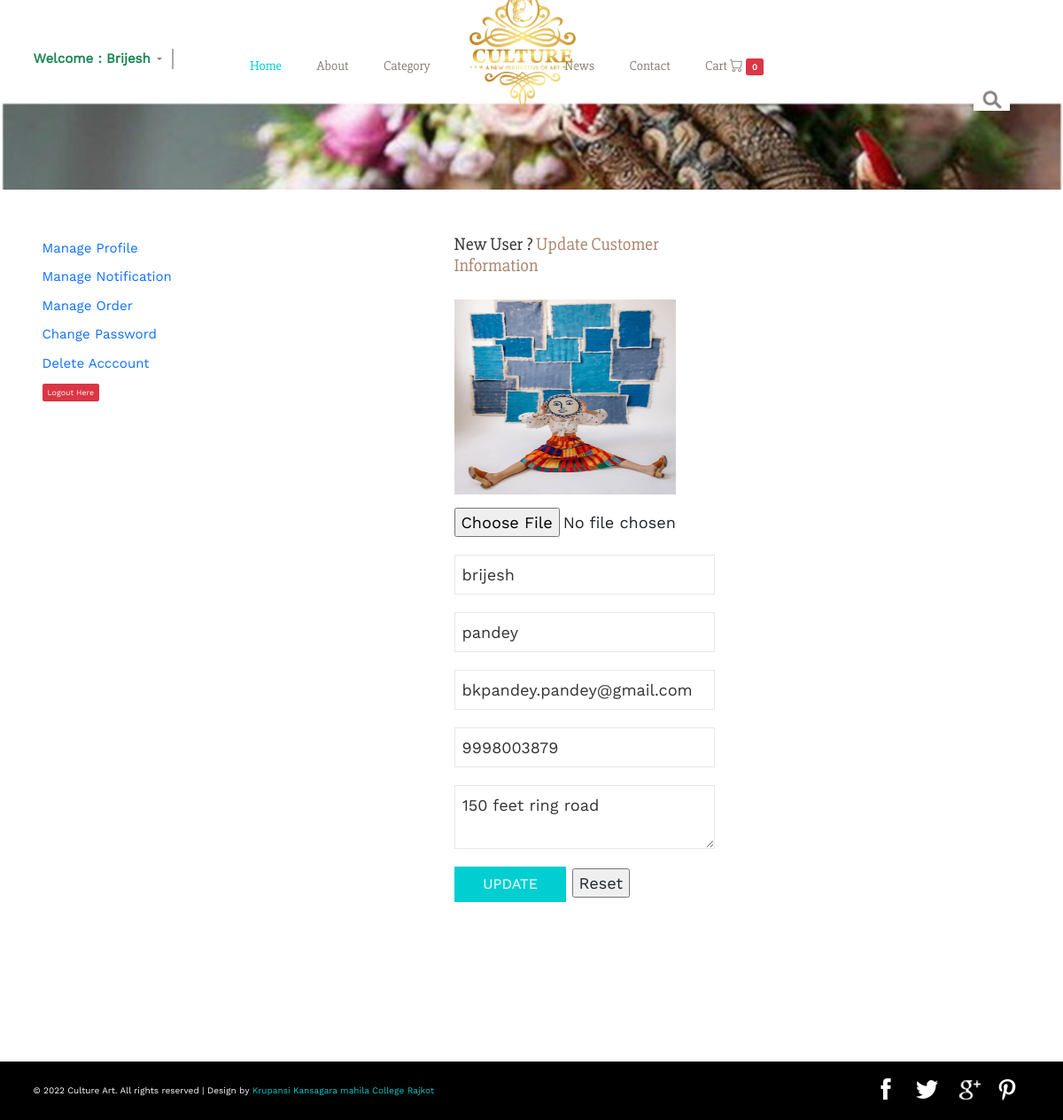
Page /Manageprofile (signed in) on the committed database.
### tables this page shows
CREATE TABLE `tbl_register` (
  `rid` int(11) NOT NULL,
  `photo` varchar(255) NOT NULL,
  `firstname` varchar(255) NOT NULL,
  `lastname` varchar(255) NOT NULL,
  `email` varchar(255) NOT NULL,
  `mobile` bigint(20) NOT NULL,
  `gender` varchar(255) NOT NULL,
  `password` varchar(255) NOT NULL,
  `address` text NOT NULL,
  `cid` int(11) NOT NULL,
  `sid` int(11) NOT NULL,
  `ctid` int(11) NOT NULL
);

### index.php (called while the page is built)
<?php
require_once("controller/controller.php");
?>

### model/model.php (called while the page is built, shortened)
<?php
class model
{
  public $connection="";
  public function __construct()
  {
    try
    {
      $this->connection=new mysqli("localhost","root","","cultureartdb");
    }
    catch(Exception $e)
    {
      die(mysqli_error($this->connection,$e));
    }
  }
  public function selectalldata($table)
  {
    $select="select * from $table";
    $exe=mysqli_query($this->connection,$select);
    while($fetch=mysqli_fetch_array($exe))
    {
      $arr[]=$fetch;
    }
    return $arr;
  }
  public function selectcartcount($table,$column,$column1,$rid)
   {
    $select="select count($column) as total from $table where $column1='$rid'";
    $exe=mysqli_query($this->connection,$select);
    while($fetch=mysqli_fetch_array($exe))
    {
      $arr[]=$fetch;
    }
    return $arr;
  }
   public function selectsubtotprice($table,$column,$column1,$rid)
   {
    $select="select sum($column) as total from $table where $column1='$rid'";
    $exe=mysqli_query($this->connection,$select);
    while($fetch=mysqli_fetch_array($exe))
    {
      $arr[]=$fetch;
    }
    return $arr;
  }
  public function manageprofile($table,$column,$rid)
  {
    $select="select * from $table  where $column='$rid'";
   $exe=mysqli_query($this->connection,$select);
   while($fetch=mysqli_fetch_array($exe))
   {
     $arr[]=$fetch;
   }
   return $arr;
 }
}
?>

### manageprofile.php (the view)
<div class="banner1 about-bnr">
</div>
<div class="account">
<div class="container">
<div class="row">
<div class="col-md-5">
<ul id="sidebar">
<li> <a href="<?php echo $manurl;?>Manageprofile"> Manage Profile </a></li>
<li> <a href=""> Manage Notification </a></li>
<li> <a href=""> Manage Order </a></li>
<li> <a href="<?php echo $mainurl;?>change-password"> Change Password </a></li>
<li> <a href="<?php echo $mainurl;?>"> Delete Acccount</a></li>
<li><a href="<?php echo $mainurl;?>?logout-here" class="btn btn-sm btn-danger text-center" onclick="return confirm('Are You sure to Logout as Customer ?')"> Logout Here </a></li>
</ul>
</div>
<div class="col-md-7">
<div class="account-left">
<h1>new user ? <span> Update customer information </span></h1>
<div class="registration_form">
<form method="post" id="frm" enctype="multipart/form-data" style="font-size:18px">
<div>
<label>
<img src="<?php echo $manageprof[0]["photo"];?>" width="250px" height="220px">
<input placeholder="first name" type="file"  name="img" data-bvalidator="required" class="mt-4">
</label>
</div>
<div>
<label>
<input placeholder="first name" type="text" name="fname" data-bvalidator="required,alpha" value="<?php echo $manageprof[0]["firstname"];?>">
</label>
</div>
<div>
<label>
<input placeholder="last name" type="text" name="lname" data-bvalidator="required,alpha" value="<?php echo $manageprof[0]["lastname"];?>">
</label>
</div>
<div>
<label>
<input placeholder="email address" type="email" name="em" data-bvalidator="required,email" value="<?php echo $manageprof[0]["email"];?>">
</label>
</div>
<div>
<label>
<input placeholder="Mobile" type="text" name="mob" data-bvalidator="required,minlen[10],maxlen[10],digit" value="<?php echo $manageprof[0]["mobile"];?>">
</label>
</div>
<div>
<label>
<textarea placeholder="Address"  name="address" data-bvalidator="required">
<?php echo $manageprof[0]["address"];?>
</textarea>
</label>
</div>
<div>
<input type="submit" name="upd" value="Update" id="register-submit">
<input type="reset" name="res" value="Reset" id="register-submit">
</div>
</form>
</div>
</div>
<div class="clearfix"> </div>
</div>
</div>
</div>
</div>

### assets/css/style.css (style rules this page uses)
body { margin:0; font-family: 'WorkSans-Regular'; }
body a { transition: 0.5s all ease; -webkit-transition: 0.5s all ease; -moz-transition: 0.5s all ease; -o-transition: 0.5s all ease; -ms-transition: 0.5s all ease; text-decoration:none; }
h1,h2,h3,h4,h5,h6 { margin:0; }
ul,label { margin:0; padding:0; }
#sidebar li { padding: 5px 10px; font-size: 15px; text-decoration: none; list-style-type: none; color: black; }
.banner1 { background:url(../images/banner.jpg)no-repeat 0px 0px; background-size:cover; min-height: 600px; }
.welcome,.about,.gallery,.news,.codes,.contact,.account { padding: 5em 0; }
.banner1.about-bnr { min-height: 100px; }
.account h1,.account h2 { font-size: 2em; color: #333; text-transform: capitalize; margin-bottom: 0.8em; font-family: 'Slabo27px-Regular'; }
.account span { color: #AA846D; }
.account-left { float: left; width: 45.33333%; margin-left: 9.333%; }
.account-left:first-child { margin-left: 0; }
.registration_form { display: block; }
.registration_form div { padding:10px 0; }
label { display: block; margin-bottom: 0; font-weight: normal; }
.registration_form input[type="text"],.registration_form input[type="email"],.registration_form input[type="tel"],.registration_form input[type="password"], .registration_form select,.registration_form textarea { padding: 8px; display: block; width:100%; outline: none; color: #333333; -webkit-appearance: none; background: #FFFFFF; border: 1px solid rgb(231, 231, 231); font-weight: normal; font-size:1em; }
.registration_form input[type="submit"] { font-size: 0.9em; background: #00CED1; padding: 0.5em 2em; color: #fff; text-decoration: none; border: none; text-transform: uppercase; transition: 0.5s ease; -moz-transition: 0.5s ease; -o-transition: 0.5s ease; -webkit-transition: 0.5s ease; font-family: 'WorkSans-Regular'; }
@media (max-width:1280px) { .banner1 { min-height: 500px; } }

### rows in the picture
tbl_register: photo (picture), fname "brijesh", lname "pandey", em "bkpandey.pandey@gmail.com", mob "9998003879", address "150 feet ring road"

### other values in the picture
$_SESSION["fname"] "Brijesh"
$tot[0]["total"] "0"
